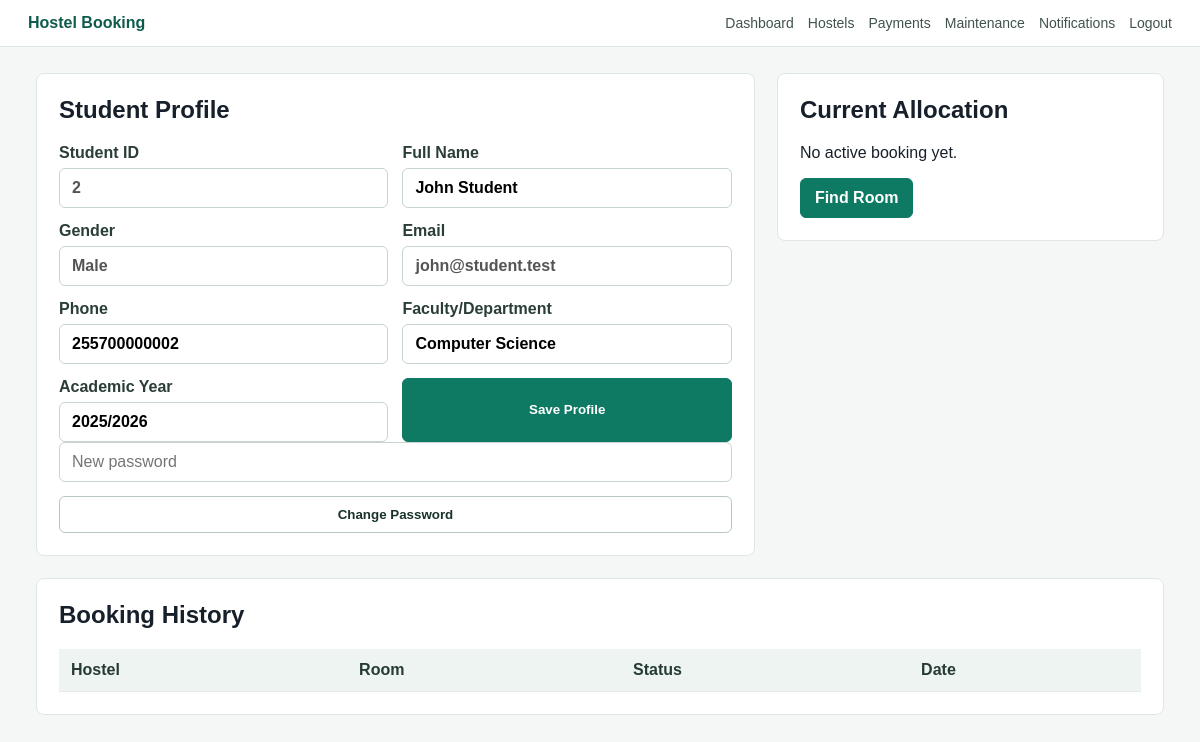
The app's page /dashboard.php (signed in) with its own data.
### tables this page shows
CREATE TABLE users (
    id INT AUTO_INCREMENT PRIMARY KEY,
    role ENUM('student','admin','maintenance') NOT NULL DEFAULT 'student',
    full_name VARCHAR(120) NOT NULL,
    gender ENUM('Male','Female') NULL,
    date_of_birth DATE NULL,
    email VARCHAR(120) NOT NULL UNIQUE,
    phone VARCHAR(40) NULL,
    department VARCHAR(120) NULL,
    academic_year VARCHAR(40) NULL,
    profile_photo VARCHAR(255) NULL,
    username VARCHAR(120) NOT NULL UNIQUE,
    password_hash VARCHAR(255) NOT NULL,
    status ENUM('active','inactive') NOT NULL DEFAULT 'active',
    created_at TIMESTAMP DEFAULT CURRENT_TIMESTAMP
);

### dashboard.php (the view, shortened to what this page needs)
<?php
require_once __DIR__ . '/config.php';
$user = require_login();
$booking = active_booking_for((int)$user['id']);
render_header('Dashboard');
?>
<section class="layout">
    <div class="panel">
        <h1>Student Profile</h1>
        <form method="post" class="form grid">
            <label>Student ID <input value="<?= e((string)$user['id']) ?>" disabled></label>
            <label>Full Name <input name="full_name" value="<?= e($user['full_name']) ?>" required></label>
            <label>Gender <input value="<?= e($user['gender']) ?>" disabled></label>
            <label>Email <input value="<?= e($user['email']) ?>" disabled></label>
            <label>Phone <input name="phone" value="<?= e($user['phone']) ?>"></label>
            <label>Faculty/Department <input name="department" value="<?= e($user['department']) ?>"></label>
            <label>Academic Year <input name="academic_year" value="<?= e($user['academic_year']) ?>"></label>
            <button class="button primary" name="update_profile" type="submit">Save Profile</button>
        </form>
        <form method="post" class="form inline">
            <input type="password" name="password" placeholder="New password">
            <button class="button" name="change_password" type="submit">Change Password</button>
        </form>
    </div>
    <aside class="panel">
        <h2>Current Allocation</h2>
        <?php if ($booking): ?>
            <p><strong><?= e($booking['hostel_name']) ?></strong>, Room <?= e($booking['room_number']) ?></p>
            <p>Status: <span class="badge"><?= e($booking['status']) ?></span></p>
        <?php else: ?>
            <p>No active booking yet.</p>
            <a class="button primary" href="hostels.php">Find Room</a>
        <?php endif; ?>
    </aside>
</section>
<section class="panel">
    <h2>Booking History</h2>
    <table>
        <tr><th>Hostel</th><th>Room</th><th>Status</th><th>Date</th></tr>
    </table>
</section>

### style.css (style rules this page uses)
* { box-sizing: border-box; }
body { margin: 0; font-family: Arial, Helvetica, sans-serif; color: #17202a; background: #f4f7f6; }
a { color: inherit; text-decoration: none; }
.stats span, .metric, .card, .panel, .notice { background: #fff; border: 1px solid #dfe7e2; border-radius: 8px; }
.actions, .inline { display: flex; gap: 10px; align-items: center; flex-wrap: wrap; }
.button { border: 1px solid #b8c8c1; background: #fff; color: #18332b; padding: 10px 14px; border-radius: 6px; cursor: pointer; font-weight: 700; display: inline-block; }
.button.primary { background: #0f7a63; border-color: #0f7a63; color: #fff; }
.panel { padding: 22px; margin-bottom: 22px; }
h1, h2 { margin-top: 0; }
.form { display: grid; gap: 14px; }
.form.grid { grid-template-columns: repeat(auto-fit, minmax(220px, 1fr)); }
label { display: grid; gap: 6px; font-weight: 700; color: #2a3d36; }
input, select, textarea { width: 100%; padding: 10px 12px; border: 1px solid #c8d4cf; border-radius: 6px; font: inherit; background: #fff; }
.layout { display: grid; grid-template-columns: minmax(0, 1.3fr) minmax(280px, .7fr); gap: 22px; align-items: start; }
table { width: 100%; border-collapse: collapse; background: #fff; overflow-x: auto; }
th, td { text-align: left; padding: 12px; border-bottom: 1px solid #e5ece8; vertical-align: top; }
th { background: #edf4f1; color: #263b34; }

### records on screen
users: id "2", full_name "John Student", gender "Male", email "john@student.test", phone "255700000002", department "Computer Science", academic_year "2025/2026"
